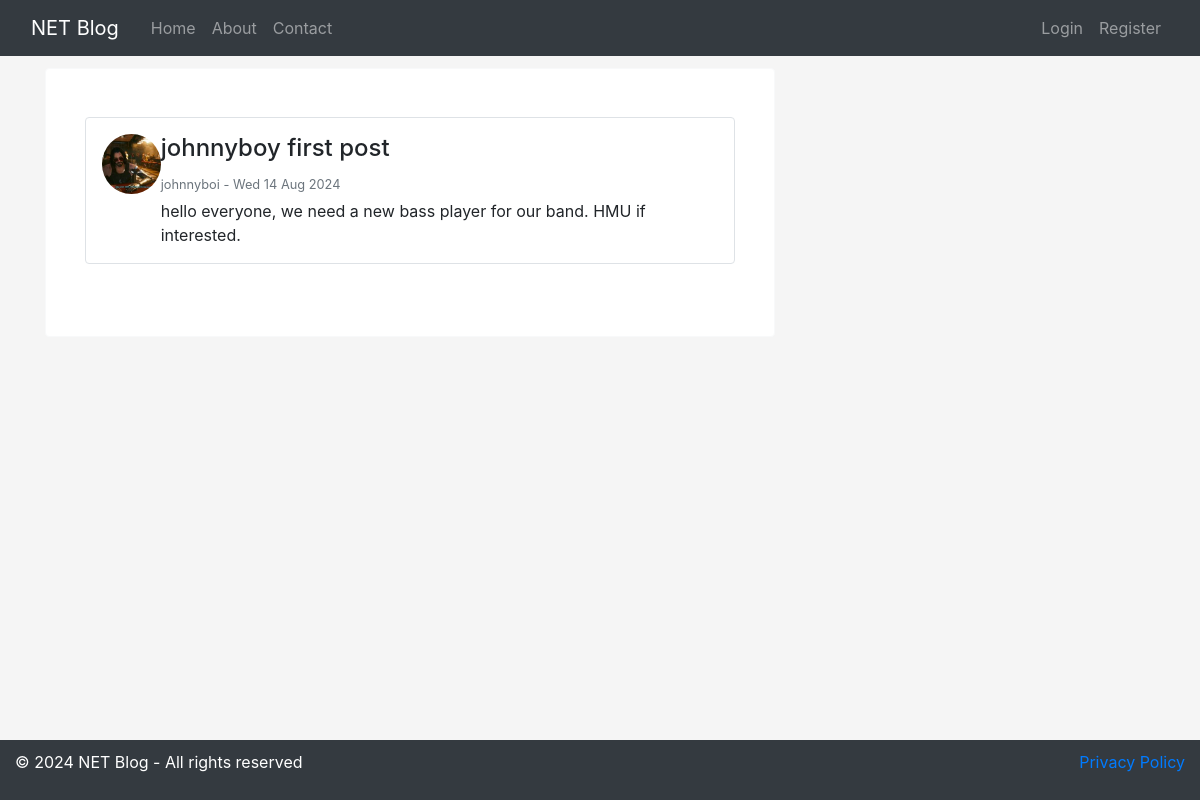
Page /blog/home/post/5/ on the committed database.
### blog/models.py (models this page shows, shortened)
class Post(models.Model):
    title = models.CharField(max_length=100)
    content = models.TextField()
    date_posted = models.DateTimeField(default = timezone.now)
    author = models.ForeignKey(User, on_delete=models.CASCADE)

### users/models.py (models this page shows, shortened)
class Profile(models.Model):
    user = models.OneToOneField(User, on_delete=models.CASCADE)
    image = models.ImageField(default='default.jpg', upload_to='profile_pics')

### blog/views.py (the view)
# urls.py: path('home/post/<int:pk>/', PostDetailView.as_view(), name='post-detail'),
class PostDetailView(DetailView):
    model = Post

### blog/templates/blog/post_detail.html (shortened to what this page needs)
{% extends "blog/base.html" %}
{% block content %}
<div class="container my-4">
    <div class="row">
        <div class="col-12 mb-4">
            <div class="d-flex align-items-right p-3 border rounded bg-white shadow-sm">
                <div class="me-4">
                    <img src="{{ object.author.profile.image.url }}"
                            class="img-fluid rounded-circle"
                            style="width: 60px; height: 60px; object-fit: cover;"
                            alt="Profile picture of {{ object.author }}">
                </div>
                <div class="flex-grow-1">
                    <h4 class="mb-2">
                        {{ object.title }}
                    </h4>
                    <p class="text-muted mb-1">
                        <small>{{ object.author }} - {{ object.date_posted|date:"D d M Y" }}</small>
                    </p>
                    <p class="mb-0">{{ object.content }}</p>
                </div>
            </div>
        </div>
    </div>
</div>
{% endblock content %}

### blog/templates/blog/base.html (style rules this page uses)
html, body { height: 100%; margin: 0; background-color: whitesmoke; display: flex; flex-direction: column; padding-top: 10px; }

### rows in the picture
Post: author.profile.image (picture), title "johnnyboy first post", author "johnnyboi", date_posted "Wed 14 Aug 2024", content "hello everyone, we need a new bass player for our band. HMU if interested."
